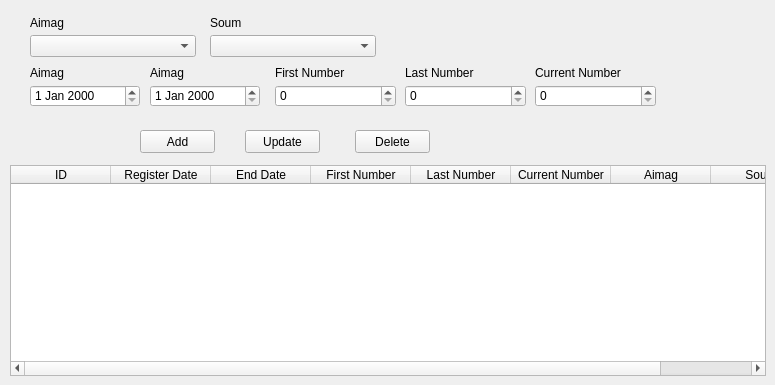
   <widget class="QWidget" name="tab_8">
    <attribute name="title">
     <string>Cadastre Page</string>
    </attribute>
    <widget class="QComboBox" name="cpage_aimag_cbox">
     <property name="geometry">
      <rect>
       <x>30</x>
       <y>35</y>
       <width>166</width>
       <height>22</height>
      </rect>
     </property>
    </widget>
    <widget class="QLabel" name="label_25">
     <property name="geometry">
      <rect>
       <x>30</x>
       <y>15</y>
       <width>151</width>
       <height>16</height>
      </rect>
     </property>
     <property name="text">
      <string>Aimag</string>
     </property>
    </widget>
    <widget class="QLabel" name="label_26">
     <property name="geometry">
      <rect>
       <x>210</x>
       <y>15</y>
       <width>151</width>
       <height>16</height>
      </rect>
     </property>
     <property name="text">
      <string>Soum</string>
     </property>
    </widget>
    <widget class="QComboBox" name="cpage_soum_cbox">
     <property name="geometry">
      <rect>
       <x>210</x>
       <y>35</y>
       <width>166</width>
       <height>22</height>
      </rect>
     </property>
    </widget>
    <widget class="QDateEdit" name="cpage_register_date">
     <property name="geometry">
      <rect>
       <x>30</x>
       <y>85</y>
       <width>110</width>
       <height>22</height>
      </rect>
     </property>
    </widget>
    <widget class="QLabel" name="label_27">
     <property name="geometry">
      <rect>
       <x>30</x>
       <y>65</y>
       <width>151</width>
       <height>16</height>
      </rect>
     </property>
     <property name="text">
      <string>Aimag</string>
     </property>
    </widget>
    <widget class="QLabel" name="label_29">
     <property name="geometry">
      <rect>
       <x>150</x>
       <y>65</y>
       <width>151</width>
       <height>16</height>
      </rect>
     </property>
     <property name="text">
      <string>Aimag</string>
     </property>
    </widget>
    <widget class="QDateEdit" name="cpage_end_date">
     <property name="geometry">
      <rect>
       <x>150</x>
       <y>85</y>
       <width>110</width>
       <height>22</height>
      </rect>
     </property>
    </widget>
    <widget class="QSpinBox" name="cpage_first_number_edit">
     <property name="geometry">
      <rect>
       <x>275</x>
       <y>85</y>
       <width>121</width>
       <height>22</height>
      </rect>
     </property>
     <property name="maximum">
      <number>999999999</number>
     </property>
    </widget>
    <widget class="QSpinBox" name="cpage_last_number_edit">
     <property name="geometry">
      <rect>
       <x>405</x>
       <y>85</y>
       <width>121</width>
       <height>22</height>
      </rect>
     </property>
     <property name="maximum">
      <number>999999999</number>
     </property>
    </widget>
    <widget class="QSpinBox" name="cpage_current_number_edit">
     <property name="geometry">
      <rect>
       <x>535</x>
       <y>85</y>
       <width>121</width>
       <height>22</height>
      </rect>
     </property>
     <property name="maximum">
      <number>999999999</number>
     </property>
    </widget>
    <widget class="QLabel" name="label_30">
     <property name="geometry">
      <rect>
       <x>275</x>
       <y>65</y>
       <width>126</width>
       <height>16</height>
      </rect>
     </property>
     <property name="text">
      <string>First Number</string>
     </property>
    </widget>
    <widget class="QLabel" name="label_31">
     <property name="geometry">
      <rect>
       <x>405</x>
       <y>65</y>
       <width>126</width>
       <height>16</height>
      </rect>
     </property>
     <property name="text">
      <string>Last Number</string>
     </property>
    </widget>
    <widget class="QLabel" name="label_32">
     <property name="geometry">
      <rect>
       <x>535</x>
       <y>65</y>
       <width>126</width>
       <height>16</height>
      </rect>
     </property>
     <property name="text">
      <string>Current Number</string>
     </property>
    </widget>
    <widget class="QPushButton" name="cpage_add_button">
     <property name="geometry">
      <rect>
       <x>140</x>
       <y>130</y>
       <width>75</width>
       <height>23</height>
      </rect>
     </property>
     <property name="text">
      <string>Add</string>
     </property>
    </widget>
    <widget class="QPushButton" name="cpage_edit_button">
     <property name="geometry">
      <rect>
       <x>245</x>
       <y>130</y>
       <width>75</width>
       <height>23</height>
      </rect>
     </property>
     <property name="text">
      <string>Update</string>
     </property>
    </widget>
    <widget class="QPushButton" name="cpage_delete_button">
     <property name="geometry">
      <rect>
       <x>355</x>
       <y>130</y>
       <width>75</width>
       <height>23</height>
      </rect>
     </property>
     <property name="text">
      <string>Delete</string>
     </property>
    </widget>
    <widget class="QTableWidget" name="cpage_twidget">
     <property name="geometry">
      <rect>
       <x>10</x>
       <y>165</y>
       <width>756</width>
       <height>211</height>
      </rect>
     </property>
     <column>
      <property name="text">
       <string>ID</string>
      </property>
     </column>
     <column>
      <property name="text">
       <string>Register Date</string>
      </property>
     </column>
     <column>
      <property name="text">
       <string>End Date</string>
      </property>
     </column>
     <column>
      <property name="text">
       <string>First Number</string>
      </property>
     </column>
     <column>
      <property name="text">
       <string>Last Number</string>
      </property>
     </column>
     <column>
      <property name="text">
       <string>Current Number</string>
      </property>
     </column>
     <column>
      <property name="text">
       <string>Aimag</string>
      </property>
     </column>
     <column>
      <property name="text">
       <string>Soum</string>
      </property>
     </column>
    </widget>
   </widget>
